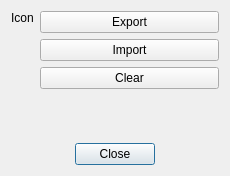
<?xml version="1.0" encoding="UTF-8"?>
<ui version="4.0">
 <class>CustomizationsDialog</class>
 <widget class="QDialog" name="CustomizationsDialog">
  <property name="geometry">
   <rect>
    <x>0</x>
    <y>0</y>
    <width>230</width>
    <height>176</height>
   </rect>
  </property>
  <property name="windowTitle">
   <string>Dialog</string>
  </property>
  <layout class="QVBoxLayout" name="verticalLayout_5">
   <item>
    <layout class="QHBoxLayout" name="horizontalLayout" stretch="0,1">
     <item>
      <layout class="QVBoxLayout" name="verticalLayout_2">
       <item>
        <widget class="QLabel" name="labelIcon">
         <property name="text">
          <string>Icon</string>
         </property>
        </widget>
       </item>
       <item>
        <spacer name="verticalSpacer_2">
         <property name="orientation">
          <enum>Qt::Orientation::Vertical</enum>
         </property>
         <property name="sizeHint" stdset="0">
          <size>
           <width>20</width>
           <height>40</height>
          </size>
         </property>
        </spacer>
       </item>
      </layout>
     </item>
     <item>
      <layout class="QVBoxLayout" name="verticalLayout_3">
       <item>
        <widget class="QPushButton" name="pushButtonExport">
         <property name="text">
          <string>Export</string>
         </property>
         <property name="autoDefault">
          <bool>false</bool>
         </property>
        </widget>
       </item>
       <item>
        <widget class="QPushButton" name="pushButtonImport">
         <property name="text">
          <string>Import</string>
         </property>
         <property name="autoDefault">
          <bool>false</bool>
         </property>
        </widget>
       </item>
       <item>
        <widget class="QPushButton" name="pushButtonClear">
         <property name="text">
          <string>Clear</string>
         </property>
         <property name="autoDefault">
          <bool>false</bool>
         </property>
        </widget>
       </item>
      </layout>
     </item>
    </layout>
   </item>
   <item>
    <spacer name="verticalSpacer">
     <property name="orientation">
      <enum>Qt::Orientation::Vertical</enum>
     </property>
     <property name="sizeHint" stdset="0">
      <size>
       <width>20</width>
       <height>6</height>
      </size>
     </property>
    </spacer>
   </item>
   <item>
    <widget class="QDialogButtonBox" name="buttonBox">
     <property name="orientation">
      <enum>Qt::Orientation::Horizontal</enum>
     </property>
     <property name="standardButtons">
      <set>QDialogButtonBox::StandardButton::Close</set>
     </property>
     <property name="centerButtons">
      <bool>true</bool>
     </property>
    </widget>
   </item>
  </layout>
 </widget>
 <resources/>
 <connections>
  <connection>
   <sender>buttonBox</sender>
   <signal>accepted()</signal>
   <receiver>CustomizationsDialog</receiver>
   <slot>accept()</slot>
   <hints>
    <hint type="sourcelabel">
     <x>248</x>
     <y>254</y>
    </hint>
    <hint type="destinationlabel">
     <x>157</x>
     <y>274</y>
    </hint>
   </hints>
  </connection>
  <connection>
   <sender>buttonBox</sender>
   <signal>rejected()</signal>
   <receiver>CustomizationsDialog</receiver>
   <slot>reject()</slot>
   <hints>
    <hint type="sourcelabel">
     <x>316</x>
     <y>260</y>
    </hint>
    <hint type="destinationlabel">
     <x>286</x>
     <y>274</y>
    </hint>
   </hints>
  </connection>
 </connections>
</ui>
